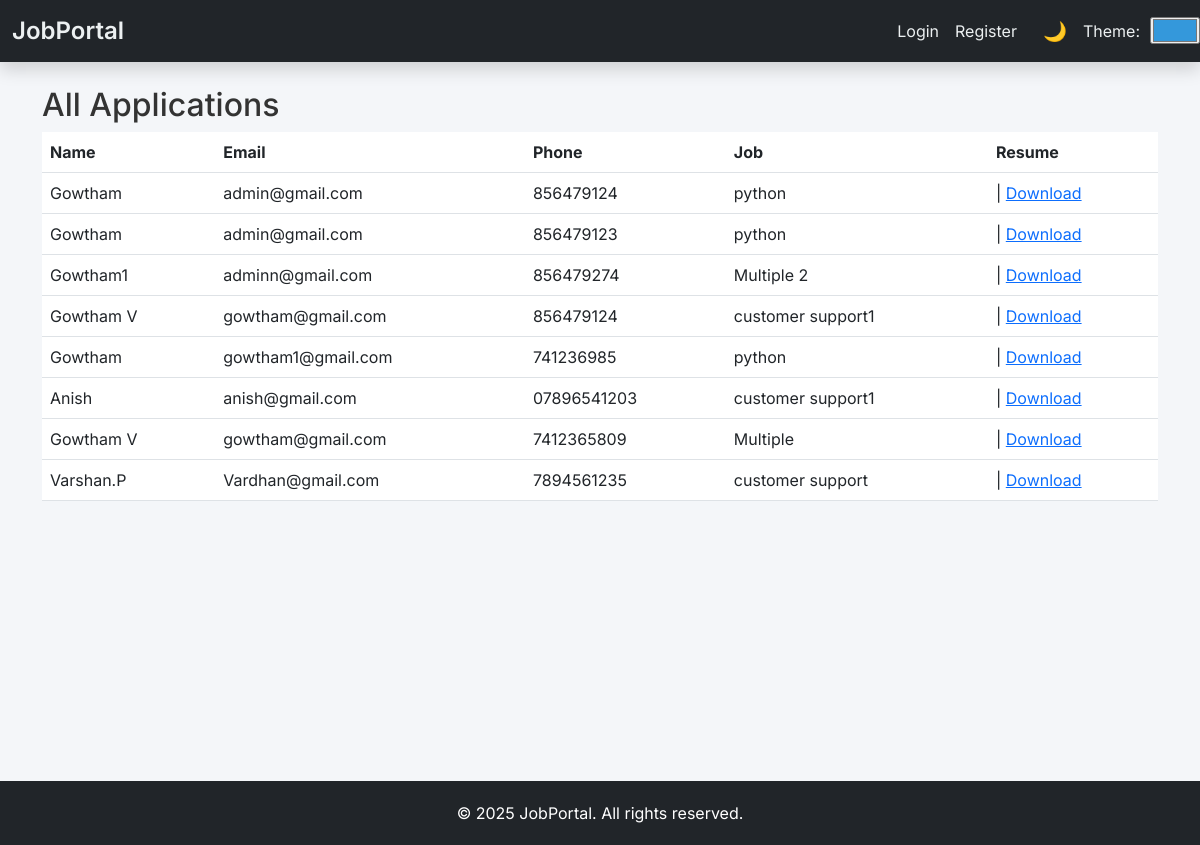
The app's page /applications with its own data.
### app/models.py (models this page shows)
class Application(db.Model):
    id = db.Column(db.Integer, primary_key=True)
    name = db.Column(db.String(100), nullable=False)
    email = db.Column(db.String(100), nullable=False)
    phone = db.Column(db.String(20), nullable=False)
    resume = db.Column(db.String(100), nullable=False)
    job_id = db.Column(db.Integer, db.ForeignKey('job.id'), nullable=False)
    job_title = db.Column(db.String(100), nullable=False)

### app/routes.py (the view)
@main.route('/applications')
def view_applications():
    applications = Application.query.all()
    return render_template('view_applications.html', applications=applications)

### app/templates/view_applications.html
{% extends "base.html" %}
{% block content %}
<h2>All Applications</h2>
<table class="table">
    <thead>
        <tr>
            <th>Name</th><th>Email</th><th>Phone</th><th>Job</th><th>Resume</th>
        </tr>
    </thead>
    <tbody>
        {% for application in applications %}
        <tr>
            <td>{{ application.name }}</td>
            <td>{{ application.email }}</td>
            <td>{{ application.phone }}</td>
            <td>{{ application.job_title }}</td>
            <td>
                 |
                <a href="{{ url_for('static', filename='resumes/' ~ application.resume) }}" download>Download</a>
            </td>
        </tr>
        {% endfor %}
    </tbody>
</table>
{% endblock %}

### app/templates/base.html (shortened to what this page needs)
<!DOCTYPE html>
<html lang="en">
<head>
    <link href="https://cdn.jsdelivr.net/npm/bootstrap@5.3.0/dist/css/bootstrap.min.css" rel="stylesheet">
<link rel="stylesheet" href="{{ url_for('static', filename='style.css') }}">
</head>
<body>
<nav class="navbar navbar-expand-lg navbar-dark bg-dark sticky-top shadow">
    <div class="container">
        <a class="navbar-brand" href="{{ url_for('main.dashboard') }}">JobPortal</a>
        <div class="collapse navbar-collapse" id="navContent">
            <ul class="navbar-nav ms-auto">
                {% if current_user.is_authenticated %}
                    <li class="nav-item">
                        <a class="nav-link" href="{{ url_for('main.dashboard') }}">Dashboard</a>
                    </li>
                    {% if current_user.role == 'admin' %}
                    <li class="nav-item">
                        <a class="nav-link" href="{{ url_for('main.view_applications') }}">View Applications</a>
                    </li>
                    {% endif %}
                    <li class="nav-item">
                        <a class="nav-link" href="{{ url_for('main.logout') }}">Logout</a>
                    </li>
                {% else %}
                    <li class="nav-item">
                        <a class="nav-link" href="{{ url_for('main.login') }}">Login</a>
                    </li>
                    <li class="nav-item">
                        <a class="nav-link" href="{{ url_for('main.register') }}">Register</a>
                    </li>
                {% endif %}
            </ul>
        </div>
    </div>
    <div style="display: flex; align-items: center; gap: 10px;">
    <button class="theme-toggle" onclick="toggleTheme()">
        <span id="theme-icon">🌙</span>
    </button>
    <label style="color: var(--navbar-text);">Theme:</label>
    <input type="color" value="#3498db" onchange="switchPrimaryColor(this.value)" title="Choose primary color"/>
</div>
</nav>
<div class="container mt-4">
    {% block content %}{% endblock %}
</div>
<footer>
    &copy; {{ current_year or 2025 }} JobPortal. All rights reserved.
</footer>
</body>
</html>

### app/static/style.css (style rules this page uses)
:root { --bg-color: #f4f6f9; --text-color: #333; --card-bg: #ffffff; --navbar-bg: #2c3e50; --navbar-text: #ecf0f1; --primary-color: #3498db; --primary-hover: #2980b9; }
body { background-color: var(--bg-color); color: var(--text-color); transition: background-color 0.4s ease, color 0.4s ease; }
.navbar { background-color: var(--navbar-bg); color: var(--navbar-text); }
.navbar a { color: var(--navbar-text); }
.theme-toggle { cursor: pointer; border: none; background: none; color: var(--navbar-text); font-size: 1.2rem; }

### app/templates/base.html (style rules this page uses)
body { font-family: 'Inter', sans-serif; background-color: #e6e2aa; }
.navbar-brand { font-weight: 600; font-size: 1.5rem; }
footer { margin-top: 280px; padding: 20px 0; background-color: #212529; color: #fff; text-align: center; }

### records on screen
Application: name "Gowtham", email "admin@gmail.com", phone "856479124", job_title "python"
Application: name "Gowtham", email "admin@gmail.com", phone "856479123", job_title "python"
Application: name "Gowtham1", email "adminn@gmail.com", phone "856479274", job_title "Multiple 2"
Application: name "Gowtham V", email "gowtham@gmail.com", phone "856479124", job_title "customer support1"
Application: name "Gowtham", email "gowtham1@gmail.com", phone "741236985", job_title "python"
Application: name "Anish", email "anish@gmail.com", phone "07896541203", job_title "customer support1"
Application: name "Gowtham V", email "gowtham@gmail.com", phone "7412365809", job_title "Multiple"
Application: name "Varshan.P", email "Vardhan@gmail.com", phone "7894561235", job_title "customer support"

### other values on screen
{{ current_year or 2025 }} "2025"
